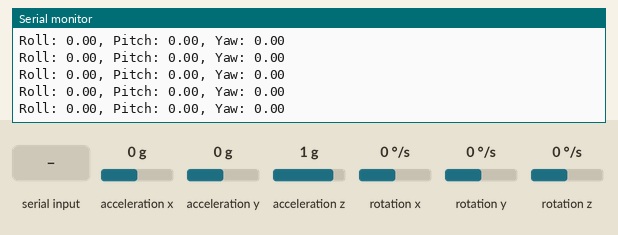
This sketch was run on a simulated ESP32. On the bench: the last lines printed to the serial monitor. Wiring (inferred from the names in the program): MPU-6050 motion sensor at I2C address 0x68. Inputs (shaded band) come from the test bench; at power-on: acceleration y 0 g, rotation z 0 °/s, acceleration x 0 g, acceleration z 1 g, rotation x 0 °/s, rotation y 0 °/s.

Above: at 1.2 s.
1.3 s: acceleration y set to -1.4 g
At 2.0 s:
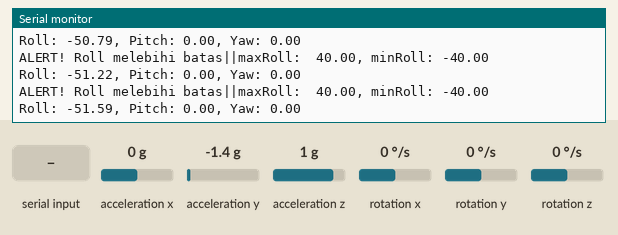
3.1 s: "w" received over the second serial link
At 3.6 s:
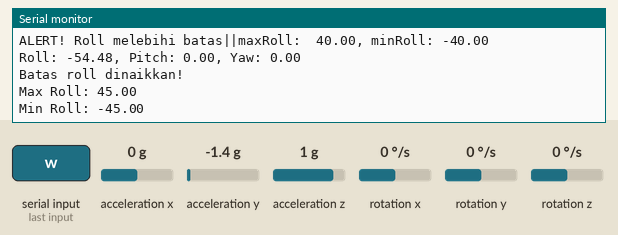
4.6 s: rotation z set to 100 °/s
At 5.4 s:
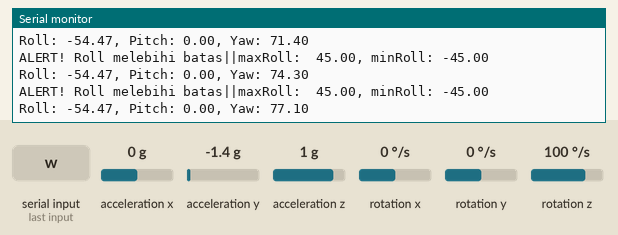
7.6 s: acceleration x set to 0.8 g
At 8.5 s:
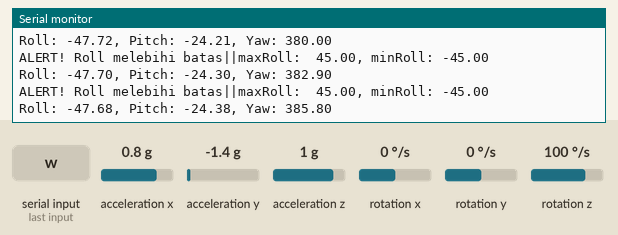
10.6 s: "s" received over the second serial link
At 11.1 s:
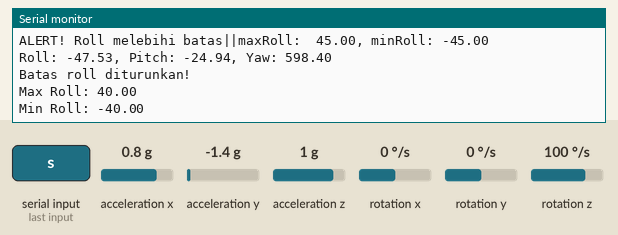
12.1 s: acceleration x set to -0.1 g
At 13.1 s:
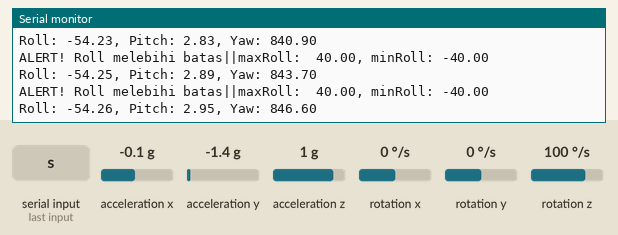
Timing chart, 0 to 15.1 s (numbered marks = the images above; inputs shaded):
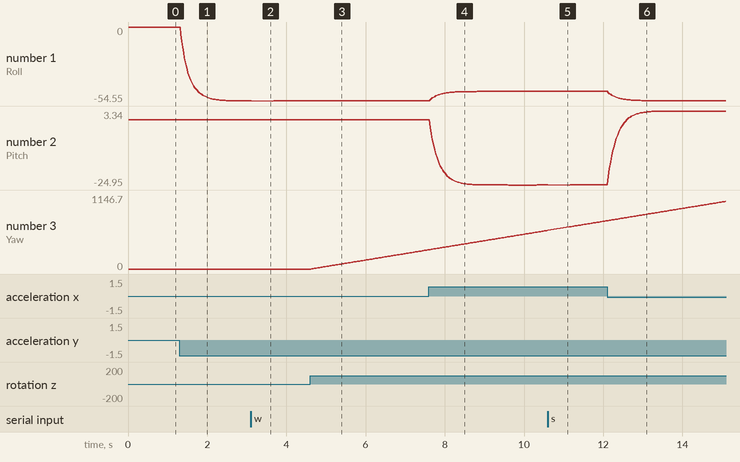

Measured:
- after the input at 1.3 s, the serial monitor: prints a new line at once (image 1)
- after the input at 3.1 s, the serial monitor: prints a new line at once (image 2)
- after the input at 4.6 s, the serial monitor: prints a new line at once (image 3)
- plotted number 1: 0 → -54.48 after the input at 1.3 s
- plotted number 3: 0 → 295.7 after the input at 4.6 s

The sketch:

imuSensorFinal.ino
```cpp
#include <Wire.h>
#include <HardwareSerial.h>

// Menginisialisasi UART2 untuk modul Holybro
HardwareSerial TelemetrySerial(2);

const int MPU_ADDR = 0x68; // Alamat I2C dari MPU6050

float accX, accY, accZ;
float gyroX, gyroY, gyroZ;
float roll, pitch, yaw;
unsigned long previousTime, currentTime;
float elapsedTime;

float maxRoll = 40.0; // Batas atas alert untuk roll
float minRoll = -40.0; // Batas bawah alert untuk roll

float kalmanRoll, kalmanPitch;
float biasRoll = 0, biasPitch = 0;
float P[2][2] = { {1, 0}, {0, 1} };
float R = 0.03;
float Q_angle = 0.01;
float Q_bias = 0.01;
const float biasLimit = 0.5; // Batas maksimum untuk bias

void setup() {
  Serial.begin(57600);
  TelemetrySerial.begin(57600, SERIAL_8N1, 16, 17);
  Wire.begin();

  // Inisialisasi MPU6050
  Wire.beginTransmission(MPU_ADDR);
  Wire.write(0x6B); Wire.write(0x00); // Wake up MPU6050
  Wire.endTransmission(true);

  Wire.beginTransmission(MPU_ADDR);
  Wire.write(0x1C); Wire.write(0x10); // Rentang akselerometer +/-8g
  Wire.endTransmission(true);

  Wire.beginTransmission(MPU_ADDR);
  Wire.write(0x1B); Wire.write(0x00); // Rentang gyroscope +/-250 °/s
  Wire.endTransmission(true);

  Serial.println("MPU6050 initialized successfully!");
  previousTime = millis();
}

void loop() {
  int16_t rawAccX, rawAccY, rawAccZ, rawGyroX, rawGyroY, rawGyroZ;

  Wire.beginTransmission(MPU_ADDR);
  Wire.write(0x3B); Wire.endTransmission(false);
  Wire.requestFrom(MPU_ADDR, 6, true);
  rawAccX = (Wire.read() << 8 | Wire.read());
  rawAccY = (Wire.read() << 8 | Wire.read());
  rawAccZ = (Wire.read() << 8 | Wire.read());

  Wire.beginTransmission(MPU_ADDR);
  Wire.write(0x43); Wire.endTransmission(false);
  Wire.requestFrom(MPU_ADDR, 6, true);
  rawGyroX = (Wire.read() << 8 | Wire.read());
  rawGyroY = (Wire.read() << 8 | Wire.read());
  rawGyroZ = (Wire.read() << 8 | Wire.read());

  accX = rawAccX / 4096.0 * 9.81;
  accY = rawAccY / 4096.0 * 9.81;
  accZ = rawAccZ / 4096.0 * 9.81;
  gyroX = rawGyroX / 131.0 * (3.14159265 / 180);
  gyroY = rawGyroY / 131.0 * (3.14159265 / 180);
  gyroZ = rawGyroZ / 131.0 * (3.14159265 / 180);

  currentTime = millis();
  elapsedTime = (currentTime - previousTime) / 1000.0;
  previousTime = currentTime;
  if (elapsedTime < 0.001) elapsedTime = 0.00001;

  if (accZ == 0) accZ = 0.00001; // Hindari pembagian nol
  float accRoll = atan(accY / sqrt(pow(accX, 2) + pow(accZ, 2))) * (180.0 / 3.14159265);
  float accPitch = atan(-1 * accX / sqrt(pow(accY, 2) + pow(accZ, 2))) * (180.0 / 3.14159265);

  kalmanFilter(&kalmanRoll, &biasRoll, gyroX, accRoll, elapsedTime);
  kalmanFilter(&kalmanPitch, &biasPitch, gyroY, accPitch, elapsedTime);

  yaw += gyroZ * elapsedTime * (180.0 / 3.14159265);

  // Fitur Alert: cek jika roll melebihi batas
  if (kalmanRoll > maxRoll || kalmanRoll < minRoll) {
    Serial.print("ALERT! Roll melebihi batas||maxRoll:  ");
    Serial.print(maxRoll);
    Serial.print(", minRoll: ");
    Serial.println(minRoll);

    TelemetrySerial.print("ALERT! Roll melebihi batas||maxRoll:  ");
    TelemetrySerial.print(maxRoll);
    TelemetrySerial.print(", minRoll: ");
    TelemetrySerial.println(minRoll);
  }

  Serial.print("Roll: "); Serial.print(kalmanRoll);
  Serial.print(", Pitch: "); Serial.print(kalmanPitch);
  Serial.print(", Yaw: "); Serial.println(yaw);

  TelemetrySerial.print("Roll: "); TelemetrySerial.print(kalmanRoll);
  TelemetrySerial.print(", Pitch: "); TelemetrySerial.print(kalmanPitch);
  TelemetrySerial.print(", Yaw: "); TelemetrySerial.println(yaw);

  // Memeriksa input keyboard untuk menaikkan atau menurunkan batas roll
  if (TelemetrySerial.available()) {
    // char input = Serial.read();
    char input = TelemetrySerial.read();
    if (input == 'w' || input == 'W') {
      maxRoll += 5;
      minRoll -= 5;
      Serial.println("Batas roll dinaikkan!");
      Serial.print("Max Roll: "); Serial.println(maxRoll);
      Serial.print("Min Roll: "); Serial.println(minRoll);
      TelemetrySerial.println("Batas roll dinaikkan!");
      TelemetrySerial.print("Max Roll: "); TelemetrySerial.println(maxRoll);
      TelemetrySerial.print("Min Roll: "); TelemetrySerial.println(minRoll);

    } else if (input == 's' || input == 'S') {
      maxRoll -= 5;
      minRoll += 5;
      Serial.println("Batas roll diturunkan!");
      Serial.print("Max Roll: "); Serial.println(maxRoll);
      Serial.print("Min Roll: "); Serial.println(minRoll);
      TelemetrySerial.println("Batas roll diturunkan!");
      TelemetrySerial.print("Max Roll: "); TelemetrySerial.println(maxRoll);
      TelemetrySerial.print("Min Roll: "); TelemetrySerial.println(minRoll);
    }
    delay(500);
   }
}

void kalmanFilter(float *angle, float *bias, float newRate, float newAngle, float dt) {
  float rate = newRate - *bias;
  *angle += dt * rate;

  P[0][0] += dt * (dt * P[1][1] - P[0][1] - P[1][0] + Q_angle);
  P[0][1] -= dt * P[1][1];
  P[1][0] -= dt * P[1][1];
  P[1][1] += Q_bias * dt;

  float S = P[0][0] + R;
  float K[2];
  K[0] = P[0][0] / S;
  K[1] = P[1][0] / S;

  float y = newAngle - *angle;
  *angle += K[0] * y;
  *bias += K[1] * y;

  // Menambahkan batasan untuk bias
  if (*bias > biasLimit) {
    *bias = 0;
  } else if (*bias < -biasLimit) {
    *bias = 0;
  }

  float P00_temp = P[0][0];
  float P01_temp = P[0][1];

  P[0][0] -= K[0] * P00_temp;
  P[0][1] -= K[0] * P01_temp;
  P[1][0] -= K[1] * P00_temp;
  P[1][1] -= K[1] * P01_temp;
  delay(10);
}
```
